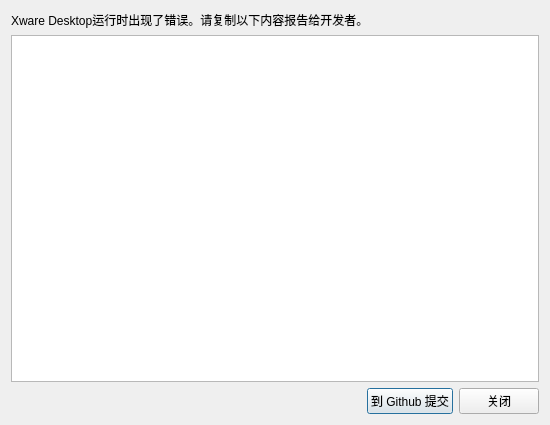
<?xml version="1.0" encoding="UTF-8"?>
<ui version="4.0">
 <class>Dialog</class>
 <widget class="QDialog" name="Dialog">
  <property name="geometry">
   <rect>
    <x>0</x>
    <y>0</y>
    <width>550</width>
    <height>425</height>
   </rect>
  </property>
  <property name="minimumSize">
   <size>
    <width>550</width>
    <height>425</height>
   </size>
  </property>
  <property name="windowTitle">
   <string>Xware Desktop 上演了一出悲剧</string>
  </property>
  <property name="locale">
   <locale language="Chinese" country="China"/>
  </property>
  <layout class="QFormLayout" name="formLayout">
   <item row="0" column="0">
    <widget class="QLabel" name="label_summary">
     <property name="text">
      <string>Xware Desktop运行时出现了错误。请复制以下内容报告给开发者。</string>
     </property>
    </widget>
   </item>
   <item row="2" column="0" colspan="2">
    <layout class="QHBoxLayout" name="horizontalLayout">
     <item>
      <spacer name="horizontalSpacer">
       <property name="orientation">
        <enum>Qt::Horizontal</enum>
       </property>
       <property name="sizeHint" stdset="0">
        <size>
         <width>40</width>
         <height>22</height>
        </size>
       </property>
      </spacer>
     </item>
     <item>
      <widget class="QPushButton" name="pushButton_github">
       <property name="text">
        <string>到 Github 提交</string>
       </property>
      </widget>
     </item>
     <item>
      <widget class="QPushButton" name="pushButton_close">
       <property name="text">
        <string>关闭</string>
       </property>
      </widget>
     </item>
    </layout>
   </item>
   <item row="1" column="0" colspan="2">
    <widget class="QTextBrowser" name="textBrowser">
     <property name="sizePolicy">
      <sizepolicy hsizetype="Expanding" vsizetype="Expanding">
       <horstretch>1</horstretch>
       <verstretch>1</verstretch>
      </sizepolicy>
     </property>
    </widget>
   </item>
  </layout>
 </widget>
 <resources/>
 <connections/>
</ui>
